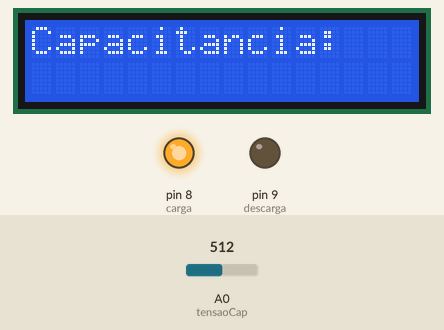
Recording of a sketch running on a simulated Arduino Uno, built with avr-gcc and run on an emulated ATmega328P. On the bench: 16×2 character LCD, output pins drawn as LEDs (lit = HIGH). Inputs (shaded band) come from the test bench; at power-on: A0 (tensaoCap) = 512.

Above: at 1.2 s.
1.3 s: A0 (tensaoCap) set to 636
2.8 s: A0 (tensaoCap) set to 657
At 3.8 s:
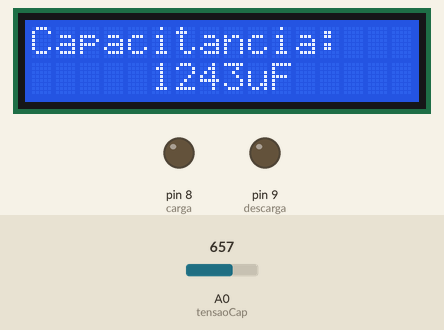
4.3 s: A0 (tensaoCap) set to 7
5.8 s: A0 (tensaoCap) set to 4
At 7.3 s:
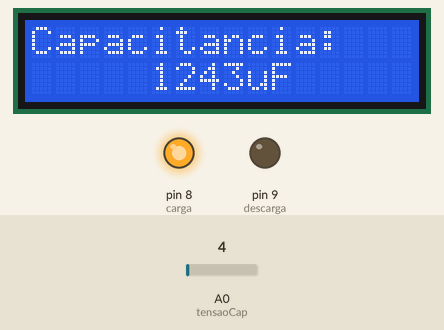
7.6 s: A0 (tensaoCap) set to 658
At 8.7 s:
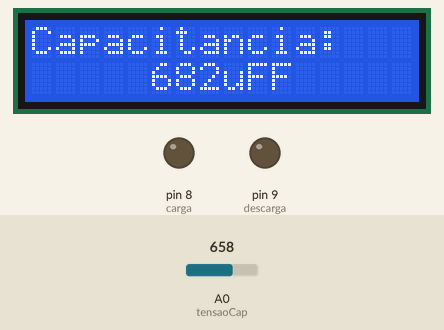
Timing chart, 0 to 10.1 s (numbered marks = the images above; inputs shaded):
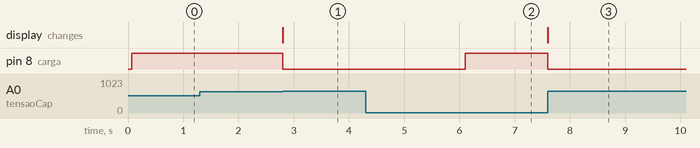

Measured:
- the behaviour switches between 647 and 648 on A0 (tensaoCap) (found by bisection; images 0 and 1)
- the behaviour switches between 6 and 5 on A0 (tensaoCap) (found by bisection; images 1 and 2)
- after the input at 1.3 s, every drawn part: stays the same
- after the input at 2.8 s, pin 8 (carga): HIGH → LOW at once; the display: changes at once (image 1)
- after the input at 4.3 s, every drawn part: stays the same
- after the input at 5.8 s, pin 8 (carga): LOW → HIGH after 0.30 s
- after the input at 7.6 s, pin 8 (carga): HIGH → LOW at once; the display: changes at once (image 3)

The sketch:

Capacimetro.ino
```cpp
/*

          O objetivo deste programa é processar a leitura de tensão de um capacitor e, assim, definir sua capacitancia.

          Na simulação e na prática o circuito e o programa funcionaram perfeitamente.
*/

// Inclusão de bibliotecas
#include <LiquidCrystal.h>

// Mapeamento de hardware
#define carga 8
#define descarga 9
#define tensaoCap A0
#define resistor 2200.0F

// Variáveis auxiliares
LiquidCrystal disp( 2,    // RS
                    3,    // EN
                    4,    // d4
                    5,    // d5
                    6,    // d6
                    7);   //d7

unsigned long tempo1, tempo2;
float nanoFarads;
float microFarads;

void setup() {

    pinMode(carga, OUTPUT);

    digitalWrite(carga, LOW);

    disp.begin(16, 2);
    disp.setCursor(0, 0);
    disp.print("Capacitancia: ");
} // end void setup()

void loop() {

    digitalWrite(carga, HIGH);
    tempo1 = millis();

    while(analogRead(tensaoCap) < 648){}

    tempo2 = millis() - tempo1;

    microFarads = ((float)tempo2 / resistor) * 1000;

    if(microFarads > 1){

        disp.setCursor(5, 1);
        disp.print((long)microFarads);
        disp.print("uF");
    } // end if microFarads
    else{

        nanoFarads = microFarads * 1000.0;

        disp.setCursor(5, 1);
        disp.print((long)nanoFarads);
        disp.print("nS");
    } // end else microFarads

    digitalWrite(carga, LOW);
    pinMode(descarga, OUTPUT);
    digitalWrite(descarga, LOW);
    while(analogRead(tensaoCap) > 5){}
    pinMode(descarga, INPUT);

    delay(300);
} // end void main

// Equações utilizadas

/*
    Conversor AD de 10 bits

   1024  -  100%
      n  -  63,2%

      n = 1024 x 0,632 ~~ 647

*/


 /*
    tau = RC -> C = tau/R

                                Time02 x 10E-3 (segundos)                        Time02 (segundos)
    C x 10E-6 (micro Farad) = --------------------------- ->  C (micro Farad) = ------------------- x 10E3
                               resistor       (Ohms)                             Resistor (Ohms)

 */
```
